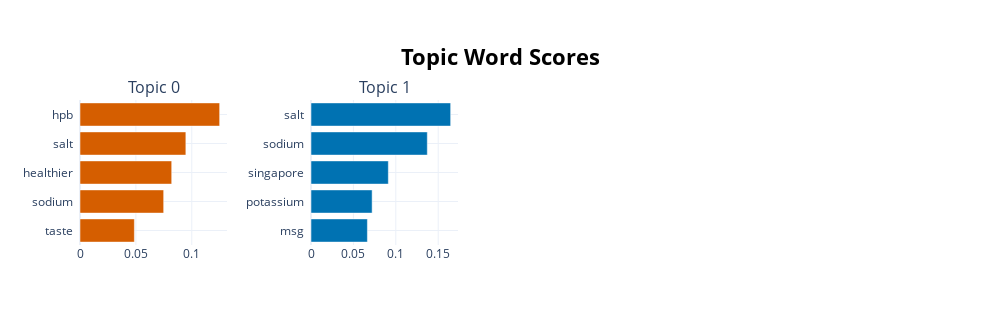

The notebook cell saved with this chart:
### Code cell
from bertopic import BERTopic
from sentence_transformers import SentenceTransformer
from nltk.tokenize import sent_tokenize
import nltk

from sklearn.feature_extraction.text import TfidfVectorizer, CountVectorizer
from sklearn.decomposition import NMF
import umap, hdbscan

from keybert import KeyBERT
from keyphrase_vectorizers import KeyphraseCountVectorizer


### TEST CODE
    
dir_path = os.path.abspath('')
nltk.data.path.append(dir_path + '/models/nltk_data')

test_filename = "article_long.txt"
document = extract_text(test_filename)
# data = [json["text"]]
data = sent_tokenize(document)

# ---------------------- #

vectorizer_model = CountVectorizer(stop_words="english")

modelPath = dir_path + '/models/all-MiniLM-L6-v2' 
sentence_model = SentenceTransformer(modelPath)
# embeddings = sentence_model.encode(data, show_progress_bar=False)

# Create BERTopic model
topic_model = BERTopic(calculate_probabilities=True,
                    diversity=0.2,
                    embedding_model=sentence_model,
                    vectorizer_model=vectorizer_model,
                    verbose=True)

topics, probabilities = topic_model.fit_transform(data)
topic_info = topic_model.get_topic(0)
print(topic_info)
topic_model.visualize_barchart()

### Figure 1 — Plotly figure (JSON) as saved in the notebook; plotly's stock layout.template omitted (floating-point values rounded to 4 significant figures)
{"data": [{"marker": {"color": "#D55E00"}, "orientation": "h", "type": "bar", "x": [0.04865, 0.07486, 0.08205, 0.09471, 0.1249], "xaxis": "x", "y": ["taste  ", "sodium  ", "healthier  ", "salt  ", "hpb  "], "yaxis": "y"}, {"marker": {"color": "#0072B2"}, "orientation": "h", "type": "bar", "x": [0.0665, 0.07209, 0.09119, 0.1371, 0.1647], "xaxis": "x2", "y": ["msg  ", "potassium  ", "singapore  ", "sodium  ", "salt  "], "yaxis": "y2"}], "layout": {"annotations": [{"font": {"size": 16}, "showarrow": false, "text": "Topic 0", "x": 0.0875, "xanchor": "center", "xref": "paper", "y": 1, "yanchor": "bottom", "yref": "paper"}, {"font": {"size": 16}, "showarrow": false, "text": "Topic 1", "x": 0.3625, "xanchor": "center", "xref": "paper", "y": 1, "yanchor": "bottom", "yref": "paper"}], "height": 325, "hoverlabel": {"bgcolor": "white", "font": {"family": "Rockwell", "size": 16}}, "showlegend": false, "title": {"font": {"color": "Black", "size": 22}, "text": "<b>Topic Word Scores", "x": 0.5, "xanchor": "center", "yanchor": "top"}, "width": 1000, "xaxis": {"anchor": "y", "domain": [0, 0.175], "showgrid": true}, "xaxis2": {"anchor": "y2", "domain": [0.275, 0.45], "showgrid": true}, "xaxis3": {"anchor": "y3", "domain": [0.55, 0.725], "showgrid": true}, "xaxis4": {"anchor": "y4", "domain": [0.825, 1], "showgrid": true}, "yaxis": {"anchor": "x", "domain": [0, 1], "showgrid": true}, "yaxis2": {"anchor": "x2", "domain": [0, 1], "showgrid": true}, "yaxis3": {"anchor": "x3", "domain": [0, 1], "showgrid": true}, "yaxis4": {"anchor": "x4", "domain": [0, 1], "showgrid": true}}}
